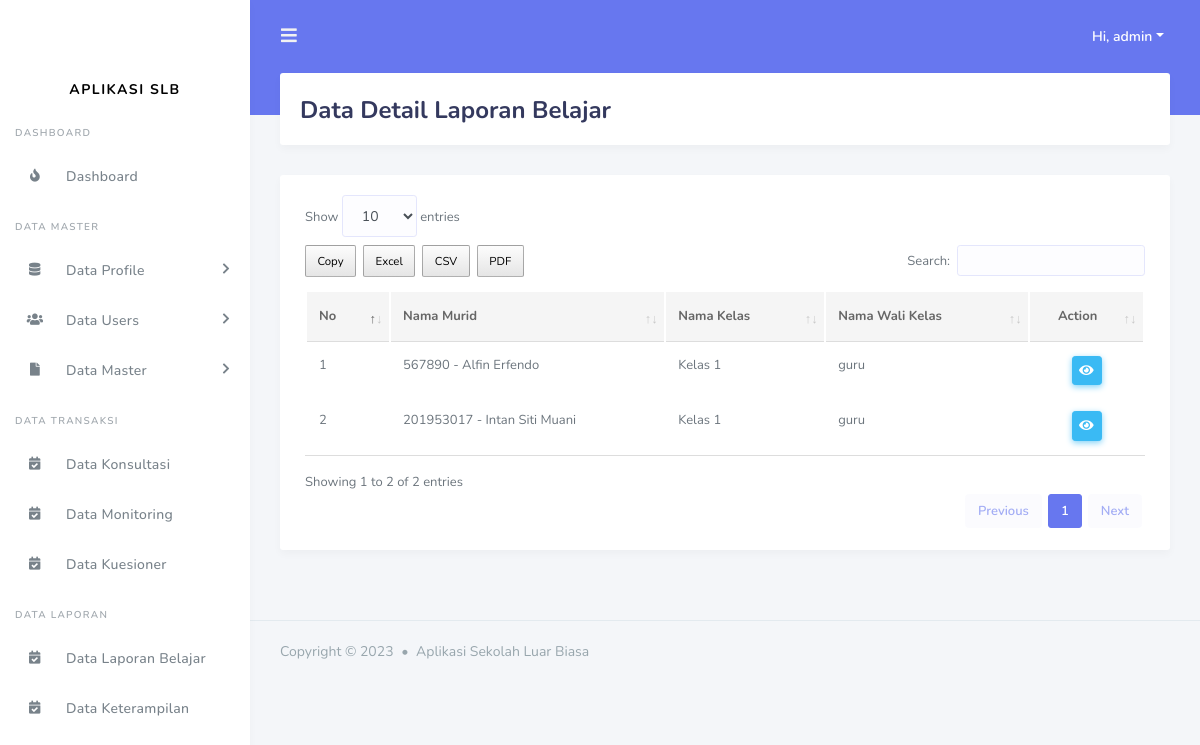
The app's page /guru/data_detail_laporan_users.php?id=6 (signed in) with its own data.
### tables this page shows
CREATE TABLE `tbl_detail_kelas` (
  `id_detail_kelas` int(11) NOT NULL,
  `id_murid` int(11) NOT NULL,
  `id_kelas` int(11) NOT NULL,
  `id_users` int(11) NOT NULL
);

CREATE TABLE `tbl_murid` (
  `id_murid` int(11) NOT NULL,
  `nik` varchar(100) NOT NULL,
  `nama` varchar(200) NOT NULL,
  `jenis_kelamin` varchar(100) NOT NULL,
  `tempat_lahir` varchar(100) NOT NULL,
  `tanggal_lahir` date NOT NULL,
  `gambar` varchar(200) NOT NULL,
  `alamat` varchar(200) NOT NULL,
  `agama` varchar(200) NOT NULL DEFAULT 'admin',
  `status_murid` enum('menunggu hasil','diterima','tidak') NOT NULL DEFAULT 'diterima'
);

CREATE TABLE `tbl_kelas` (
  `id_kelas` int(11) NOT NULL,
  `id_kategori` int(11) NOT NULL,
  `nama_kelas` varchar(255) NOT NULL,
  `id_periode` int(11) NOT NULL,
  `id_users` int(11) NOT NULL
);

CREATE TABLE `tbl_users` (
  `id_users` int(11) NOT NULL,
  `nama_users` varchar(255) DEFAULT NULL,
  `alamat_users` varchar(255) DEFAULT NULL,
  `email_users` varchar(200) DEFAULT NULL,
  `no_telp_users` varchar(15) DEFAULT NULL,
  `hak_akses` enum('kepala sekolah','admin','guru') DEFAULT NULL,
  `username` varchar(255) DEFAULT NULL,
  `password` varchar(255) DEFAULT NULL,
  `status` enum('aktiv','non-aktiv') DEFAULT NULL
);

### include/koneksi.php (called while the page is built, shortened)
<?php
$base_url = "http://localhost/aplikasi_slb/";
?>

### guru/data_detail_laporan_users.php (the view, shortened to what this page needs)
<?php
include('../include/koneksi.php');
include('../template/header.php');
include('../template/sidebar.php');
$id_kelas = $_GET['id'];
?>
<div class="main-content">
  <section class="section">
    <div class="section-header">
      <h1>Data Detail Laporan Belajar</h1>
    </div>
    <div class="section-body">
      <div class="card table-responsive">
        <div class="card-body ">
            <table class="table table-hover" id="data_tabel">
            <thead>
              <tr>
                <th>No</th>
                <th>Nama Murid</th>
                <th>Nama Kelas</th>
                <th>Nama Wali Kelas</th>
                <th class ="text-center">Action </th>
              </tr>
            </thead>
            <tbody>
              <?php
                    $query = "SELECT * FROM tbl_detail_kelas tdk INNER JOIN tbl_murid tm ON tm.id_murid = tdk.id_murid INNER JOIN tbl_kelas tk on tdk.id_kelas = tk.id_kelas INNER JOIN tbl_users tu on tu.id_users = tk.id_users where tdk.id_kelas='$id_kelas'";
                    $result_tasks = mysqli_query($conn, $query);
                    $no = 1;
                    while($row = mysqli_fetch_assoc($result_tasks)) { ?>
                <tr>
                  <td><?= $no++ ?></td>
                  <td><?= $row['nik']?> - <?= $row['nama']?></td>
                  <td><?= $row['nama_kelas']?></td>
                  <td><?= $row['nama_users']?></td>
                  <td class ="text-center">
                    <a href="<?= $base_url ?>guru/data_detail_laporan_belajar.php?id=<?= $row['id_murid'] ?>&id_kelas=<?= $row['id_kelas'] ?>" class="btn btn-info btn-sm"><i class="fas fa-eye"></i></a>
                  </td>
                </tr>
              <?php } ?>
            </tbody>
          </table>
        </div>
      </div>
    </div>
  </section>
</div>
<?php include('../template/footer.php'); ?>

### records on screen
tbl_detail_kelas: id_murid.nik "567890", id_murid.nama "Alfin Erfendo", id_kelas.nama_kelas "Kelas 1", tbl_users.nama_users "guru"
tbl_detail_kelas: id_murid.nik "201953017", id_murid.nama "Intan Siti Muani", id_kelas.nama_kelas "Kelas 1", tbl_users.nama_users "guru"

### other values on screen
$_SESSION['nama_users'] "admin"
